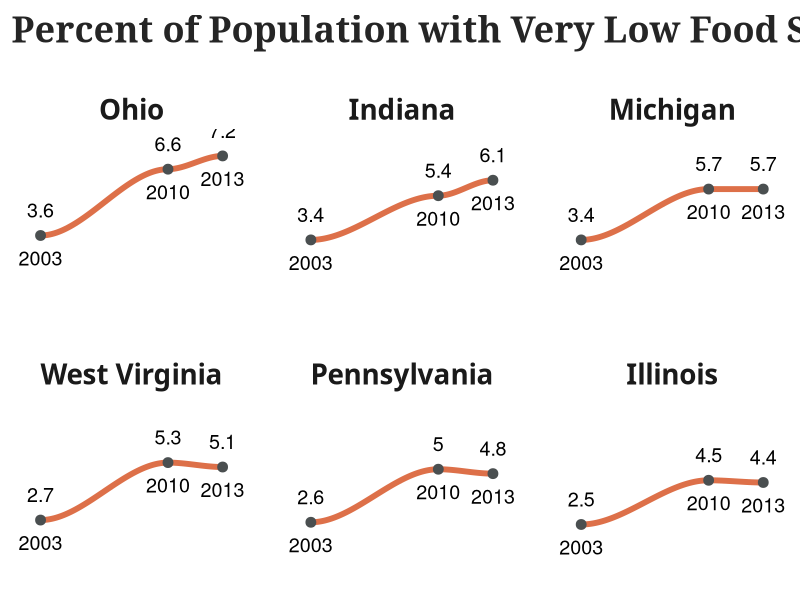
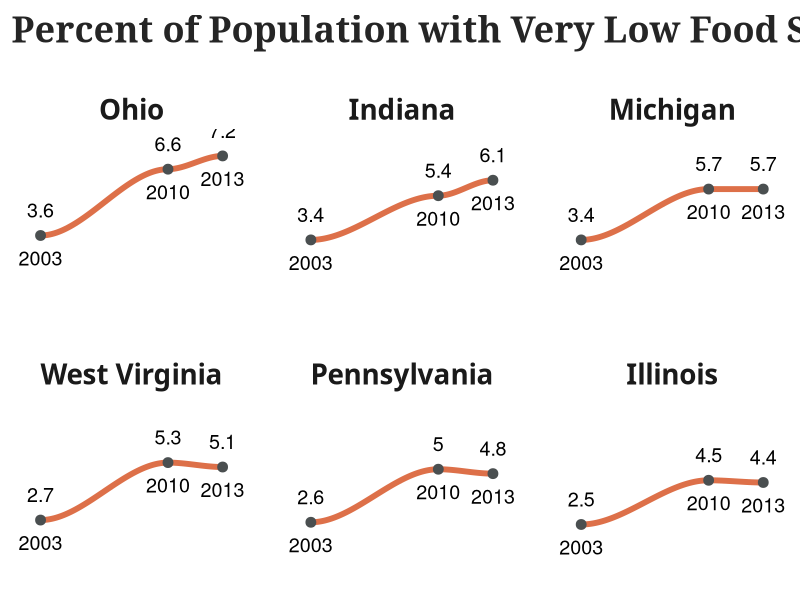

Generate these figures, in order, with R:
library(tidyr) 
library(dplyr) 
library(ggplot2) 
library(grid) 

## read in the food security data, which was scraped from a USDA pdf report (http://www.ers.usda.gov/media/1565415/err173.pdf) using Tabula (http://tabula.technology/)
food <- read.csv("food_security_usda.csv", header = T, stringsAsFactors = F)
states <- read.csv("USAbrvs.csv", header = T, stringsAsFactors = F)

## tidy the data by (1) selecting relevant columns (2) converty wide to long (3) filter to rust belt states and (4) adding year
food_vlow <- food %>%
  select(Geo, vlow_13,  vlow_10,  vlow_03) %>%
  gather(Year, Percent, vlow_13:vlow_03) %>% 
  filter(Geo %in% c("OH", "MI", "IN", "WV", "IL", "PA")) %>%
  mutate(Year = as.numeric(paste("20", gsub("vlow_", "", Year), sep = "")))

## convert abbrevs to full state names and remove unneeded rows
food_vlow <- inner_join(food_vlow, states, by = c("Geo" = "ANSI.2."))
x <- food_vlow[ , 1:4]

## ordered state names, which we'll use for the facet grid 
food_vlow$Name <- factor(food_vlow$Name, 
                          ordered = T, 
                          c("Ohio", "Indiana", "Michigan", "West Virginia", "Pennsylvania", "Illinois"))

## minimal themes for chart 
panel_theme <- theme(panel.grid = element_blank(),
                        panel.background = element_blank(),
                        axis.ticks = element_blank()) 

text_theme <-theme(plot.title = element_text(size = 26,
                                                hjust = 0,
                                                vjust = 0,
                                                family = "Garamond", 
                                                face = "bold", 
                                                colour = "#252525")) +
            theme(axis.title = element_blank()) +
            theme(axis.text = element_blank()) 
      
## small multiples with minimal theme
ggplot(food_vlow, aes(x = Year, y = Percent)) + 
  geom_smooth(size = 2, color = "#DD7049") + 
  geom_point(size = 3, color = "#4A4F50") +
  facet_wrap(~ Name, ncol = 3) + 
  ylim(0, 8) + 
  xlim(2002, 2014) +
  panel_theme + 
  text_theme + 
  geom_text(aes(label = Percent), size = 5, vjust = -1.20) + 
  geom_text(aes(label = Year), size = 5, vjust = 2) +
  theme(panel.margin = unit(1.5, "lines")) +
  theme(strip.text = element_text(family = "Avenir Medium", face = "bold", size = 20),
        strip.background = element_blank()) +
  labs(title = "Percent of Population with Very Low Food Security\n") 

ggsave("Food Security.png")

